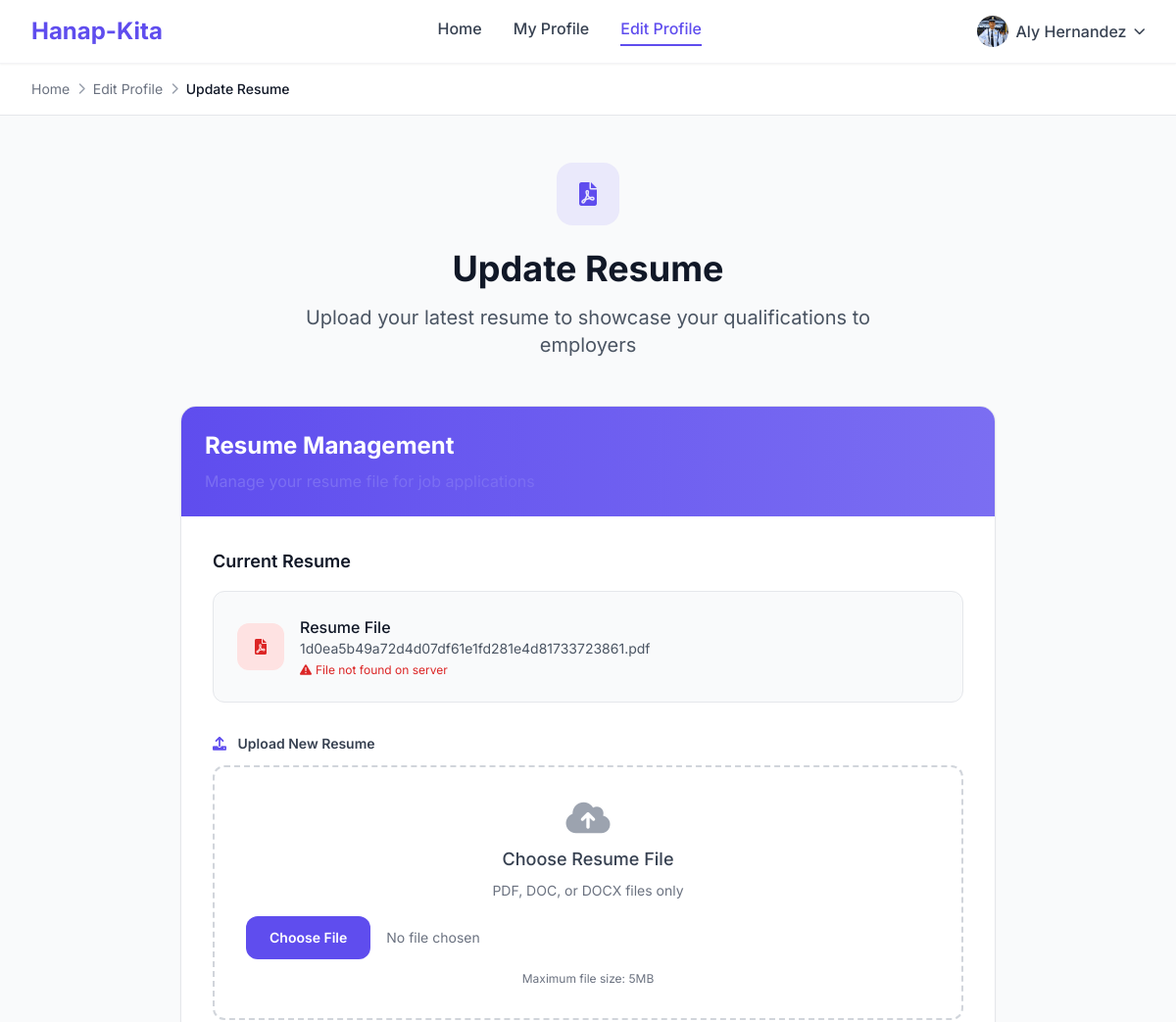
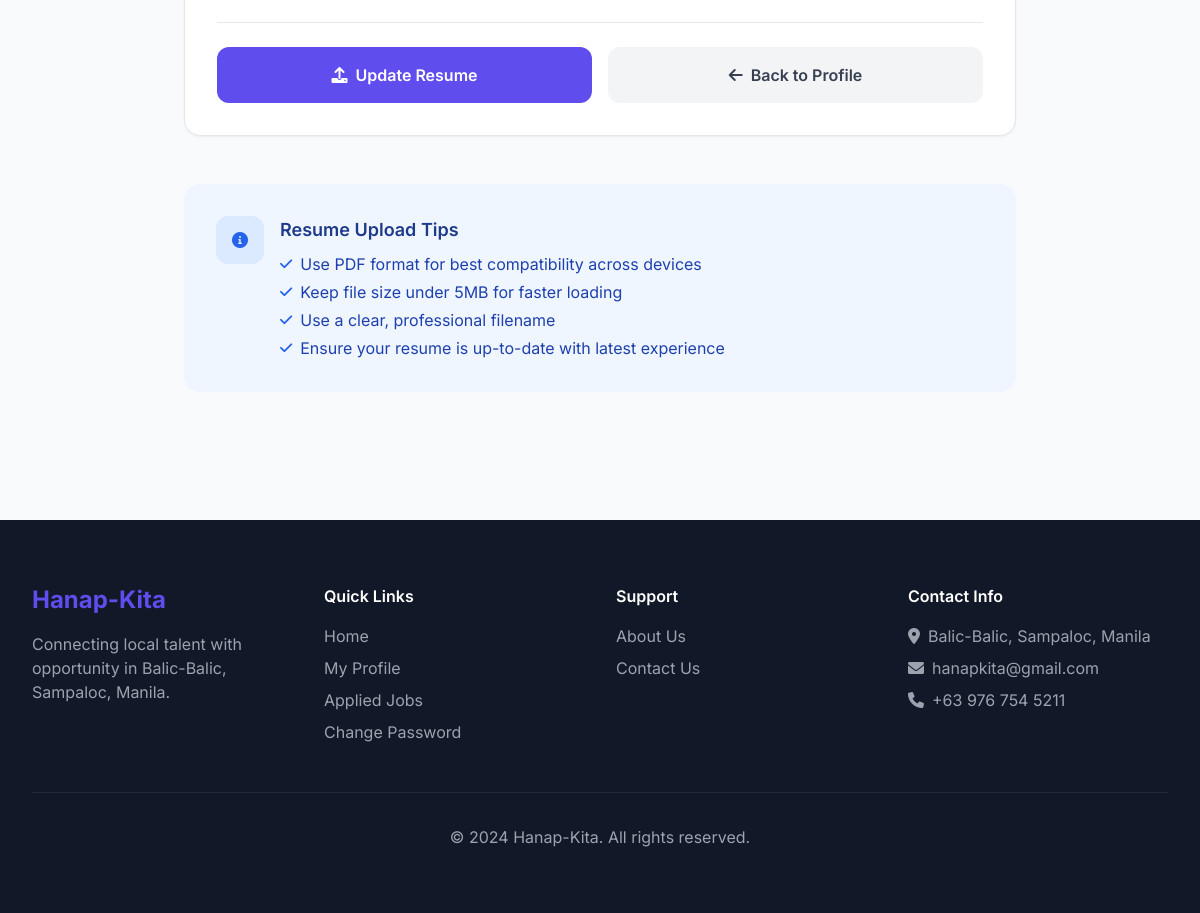
Page /hanapkita/resume.php (signed in) on the committed database (2 pictures, top to bottom).
### tables this page shows
CREATE TABLE `tbljobseekers` (
  `id` int(11) NOT NULL,
  `FullName` varchar(150) DEFAULT NULL,
  `EmailId` varchar(150) DEFAULT NULL,
  `ContactNumber` bigint(15) DEFAULT NULL,
  `Password` varchar(150) DEFAULT NULL,
  `Resume` varchar(150) DEFAULT NULL,
  `AboutMe` mediumtext DEFAULT NULL,
  `ProfilePic` varchar(200) DEFAULT NULL,
  `Skills` varchar(200) DEFAULT NULL,
  `RegDate` timestamp NULL DEFAULT current_timestamp(),
  `LastUpdationDate` timestamp NULL DEFAULT NULL ON UPDATE current_timestamp(),
  `IsActive` int(1) DEFAULT NULL
);

### hanapkita/resume.php (the view, shortened to what this page needs)
<?php
include('includes/config.php');
if(strlen($_SESSION['jsid'])==0)
  {
header('location:logout.php');
}
else{
?>
<!doctype html>
<html lang="en">
<head>
    <script src="https://cdn.tailwindcss.com"></script>
    <link href="https://cdnjs.cloudflare.com/ajax/libs/font-awesome/6.0.0/css/all.min.css" rel="stylesheet">
</head>
<body class="bg-gray-50 text-gray-900 font-sans">
    <header class="bg-white shadow-sm border-b border-gray-100 sticky top-0 z-50">
        <div class="max-w-7xl mx-auto px-4 sm:px-6 lg:px-8">
            <div class="flex justify-between items-center h-16">
                <div class="flex items-center">
                    <div class="flex-shrink-0">
                        <a href="index.php" class="text-2xl font-bold text-primary">Hanap-Kita</a>
                    </div>
                </div>
                <nav class="hidden md:flex space-x-8">
                    <a href="index.php" class="text-gray-700 hover:text-primary font-medium transition-colors">Home</a>
                    <a href="my-profile.php" class="text-gray-700 hover:text-primary font-medium transition-colors">My Profile</a>
                    <a href="profile.php" class="text-primary font-medium border-b-2 border-primary pb-1">Edit Profile</a>
                </nav>
                <div class="flex items-center space-x-4">
                    <div class="relative group">
                        <?php
                        $uid= $_SESSION['jsid'];
                        $sql_user="SELECT * from tbljobseekers where id='$uid'";
                        $query_user = $dbh -> prepare($sql_user);
                        $query_user->execute();
                        $results_user=$query_user->fetchAll(PDO::FETCH_OBJ);
                        if($query_user->rowCount() > 0) {
                            foreach($results_user as $row_user) {
                        ?>
                        <button class="flex items-center space-x-2 text-gray-700 hover:text-primary transition-colors">
                            <?php if($row_user->ProfilePic==''): ?>
                                <img src="images/account.png" class="w-8 h-8 rounded-full">
                            <?php else: ?>
                                <img src="images/<?php echo $row_user->ProfilePic;?>" alt="Profile" class="w-8 h-8 rounded-full">
                            <?php endif;?>
                            <span class="font-medium"><?php echo htmlentities($_SESSION['jsfname']); ?></span>
                            <i class="fas fa-chevron-down text-xs"></i>
                        </button>
                        <?php }} ?>
                    </div>
                </div>
            </div>
        </div>
    </header>
    <div class="bg-white border-b border-gray-200">
        <div class="max-w-7xl mx-auto px-4 sm:px-6 lg:px-8 py-4">
            <nav class="flex items-center space-x-2 text-sm">
                <a href="index.php" class="text-gray-500 hover:text-primary transition-colors">Home</a>
                <i class="fas fa-chevron-right text-gray-400 text-xs"></i>
                <a href="profile.php" class="text-gray-500 hover:text-primary transition-colors">Edit Profile</a>
                <i class="fas fa-chevron-right text-gray-400 text-xs"></i>
                <span class="text-gray-900 font-medium">Update Resume</span>
            </nav>
        </div>
    </div>
    <main class="max-w-4xl mx-auto px-4 sm:px-6 lg:px-8 py-12">
        <div class="text-center mb-12">
            <div class="w-16 h-16 bg-primary/10 rounded-2xl flex items-center justify-center mx-auto mb-6">
                <i class="fas fa-file-pdf text-primary text-2xl"></i>
            </div>
            <h1 class="text-4xl font-bold text-gray-900 mb-4">Update Resume</h1>
            <p class="text-xl text-gray-600 max-w-2xl mx-auto">
                Upload your latest resume to showcase your qualifications to employers
            </p>
        </div>
        <?php
        $uid=$_SESSION['jsid'];
        $sql = "SELECT * from tbljobseekers where id=:uid";
        $query = $dbh -> prepare($sql);
        $query-> bindParam(':uid', $uid, PDO::PARAM_STR);
        $query->execute();
        $results=$query->fetchAll(PDO::FETCH_OBJ);
        if($query->rowCount() > 0)
        {
        foreach($results as $result)
        {
        ?>
        <div class="bg-white rounded-2xl shadow-sm border border-gray-200 overflow-hidden">
            <div class="bg-gradient-to-r from-primary to-primary-light p-6 text-white">
                <h2 class="text-2xl font-bold">Resume Management</h2>
                <p class="text-primary-light mt-2">Manage your resume file for job applications</p>
            </div>
            <div class="p-8">
                <div class="mb-8">
                    <h3 class="text-lg font-semibold text-gray-900 mb-4">Current Resume</h3>
                    <div class="bg-gray-50 border border-gray-200 rounded-xl p-6">
                        <div class="flex items-center space-x-4">
                            <div class="w-12 h-12 bg-red-100 rounded-xl flex items-center justify-center">
                                <i class="fas fa-file-pdf text-red-600"></i>
                            </div>
                            <div class="flex-1">
                                <?php if(!empty($result->Resume)): ?>
                                    <h4 class="font-medium text-gray-900">Resume File</h4>
                                    <p class="text-sm text-gray-600"><?php echo htmlentities($result->Resume); ?></p>
                                    <?php
                                    $resume_path = "Jobseekersresumes/" . $result->Resume;
                                    if(file_exists($resume_path)):
                                    ?>
                                        <p class="text-xs text-green-600 mt-1">
                                            <i class="fas fa-check-circle mr-1"></i>File available
                                        </p>
                                    <?php else: ?>
                                        <p class="text-xs text-red-600 mt-1">
                                            <i class="fas fa-exclamation-triangle mr-1"></i>File not found on server
                                        </p>
                                    <?php endif; ?>
                                <?php else: ?>
                                    <h4 class="font-medium text-gray-900">No Resume Uploaded</h4>
                                    <p class="text-sm text-gray-500">Upload your first resume to get started</p>
                                <?php endif; ?>
                            </div>
                        </div>
                    </div>
                </div>
                <form method="post" enctype="multipart/form-data">
                    <div class="mb-6">
                        <label class="block text-sm font-semibold text-gray-700 mb-3">
                            <i class="fas fa-upload text-primary mr-2"></i>
                            Upload New Resume
                        </label>
                        <div class="border-2 border-dashed border-gray-300 rounded-xl p-8 text-center hover:border-primary transition-colors">
                            <div class="mb-4">
                                <i class="fas fa-cloud-upload-alt text-4xl text-gray-400 mb-2"></i>
                                <p class="text-lg font-medium text-gray-700 mb-2">Choose Resume File</p>
                                <p class="text-sm text-gray-500">PDF, DOC, or DOCX files only</p>
                            </div>
                            <input type="file" name="resume" required
                                   class="w-full text-sm text-gray-500 file:mr-4 file:py-3 file:px-6 file:rounded-xl file:border-0 file:text-sm file:font-semibold file:bg-primary file:text-white hover:file:bg-primary-dark transition-colors">
                            <p class="text-xs text-gray-500 mt-3">Maximum file size: 5MB</p>
                        </div>
                    </div>
                    <div class="flex flex-col sm:flex-row gap-4 pt-6 border-t border-gray-200">
                        <button type="submit" name="update"
                                class="flex-1 bg-primary text-white py-4 px-8 rounded-xl font-semibold hover:bg-primary-dark transition-colors flex items-center justify-center space-x-2">
                            <i class="fas fa-upload"></i>
                            <span>Update Resume</span>
                        </button>
                        <a href="profile.php"
                           class="flex-1 bg-gray-100 text-gray-700 py-4 px-8 rounded-xl font-semibold hover:bg-gray-200 transition-colors flex items-center justify-center space-x-2">
                            <i class="fas fa-arrow-left"></i>
                            <span>Back to Profile</span>
                        </a>
                    </div>
                </form>
            </div>
        </div>
        <?php }} ?>
        <div class="mt-12 bg-blue-50 rounded-2xl p-8">
            <div class="flex items-start space-x-4">
                <div class="w-12 h-12 bg-blue-100 rounded-xl flex items-center justify-center flex-shrink-0">
                    <i class="fas fa-info-circle text-blue-600"></i>
                </div>
                <div>
                    <h3 class="text-lg font-semibold text-blue-900 mb-2">Resume Upload Tips</h3>
                    <ul class="text-blue-800 space-y-1">
                        <li class="flex items-center space-x-2">
                            <i class="fas fa-check text-blue-600 text-sm"></i>
                            <span>Use PDF format for best compatibility across devices</span>
                        </li>
                        <li class="flex items-center space-x-2">
                            <i class="fas fa-check text-blue-600 text-sm"></i>
                            <span>Keep file size under 5MB for faster loading</span>
                        </li>
                        <li class="flex items-center space-x-2">
                            <i class="fas fa-check text-blue-600 text-sm"></i>
                            <span>Use a clear, professional filename</span>
                        </li>
                        <li class="flex items-center space-x-2">
                            <i class="fas fa-check text-blue-600 text-sm"></i>
                            <span>Ensure your resume is up-to-date with latest experience</span>
                        </li>
                    </ul>
                </div>
            </div>
        </div>
    </main>
    <footer class="bg-gray-900 text-white py-16 mt-20">
        <div class="max-w-7xl mx-auto px-4 sm:px-6 lg:px-8">
            <div class="grid md:grid-cols-4 gap-8">
                <div class="md:col-span-1">
                    <h3 class="text-2xl font-bold text-primary mb-4">Hanap-Kita</h3>
                    <p class="text-gray-400 mb-4">Connecting local talent with opportunity in Balic-Balic, Sampaloc, Manila.</p>
                </div>
                <div>
                    <h4 class="font-semibold mb-4">Quick Links</h4>
                    <ul class="space-y-2">
                        <li><a href="index.php" class="text-gray-400 hover:text-white transition-colors">Home</a></li>
                        <li><a href="my-profile.php" class="text-gray-400 hover:text-white transition-colors">My Profile</a></li>
                        <li><a href="applied-jobs.php" class="text-gray-400 hover:text-white transition-colors">Applied Jobs</a></li>
                        <li><a href="change-password.php" class="text-gray-400 hover:text-white transition-colors">Change Password</a></li>
                    </ul>
                </div>
                <div>
                    <h4 class="font-semibold mb-4">Support</h4>
                    <ul class="space-y-2">
                        <li><a href="about.php" class="text-gray-400 hover:text-white transition-colors">About Us</a></li>
                        <li><a href="contact.php" class="text-gray-400 hover:text-white transition-colors">Contact Us</a></li>
                    </ul>
                </div>
                <div>
                    <h4 class="font-semibold mb-4">Contact Info</h4>
                    <ul class="space-y-2 text-gray-400">
                        <li class="flex items-center space-x-2">
                            <i class="fas fa-map-marker-alt"></i>
                            <span>Balic-Balic, Sampaloc, Manila</span>
                        </li>
                        <li class="flex items-center space-x-2">
                            <i class="fas fa-envelope"></i>
                            <span>hanapkita@gmail.com</span>
                        </li>
                        <li class="flex items-center space-x-2">
                            <i class="fas fa-phone"></i>
                            <span>+63 976 754 5211</span>
                        </li>
                    </ul>
                </div>
            </div>
            <div class="border-t border-gray-800 mt-12 pt-8 text-center">
                <p class="text-gray-400">&copy; 2024 Hanap-Kita. All rights reserved.</p>
            </div>
        </div>
    </footer>
</body>
</html>
<?php } ?>

### rows in the picture
tbljobseekers: ProfilePic (picture), Resume "1d0ea5b49a72d4d07df61e1fd281e4d81733723861.pdf", shows "File not found on server"
